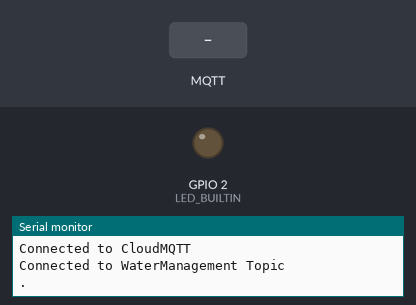
Bench run of a sketch on a simulated ESP8266 (NodeMCU). Shown: output pins drawn as LEDs (lit = HIGH, except the on-board LED, lit = LOW), the last lines printed to the serial monitor. The inputs (shaded band) are chosen by the test bench. WiFi joins after 1.5 s; servers stay silent unless stated; random numbers use the default seed unless the sketch sets one; no MQTT or app messages arrive unless stated.

Above: at 4.2 s.
4.3 s: MQTT message "on" arrives on the first subscribed topic
At 5.8 s:
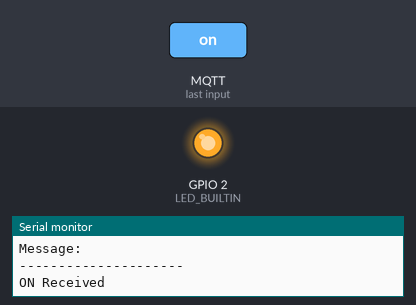
6.5 s: MQTT message "off" arrives on the first subscribed topic
At 7.1 s:
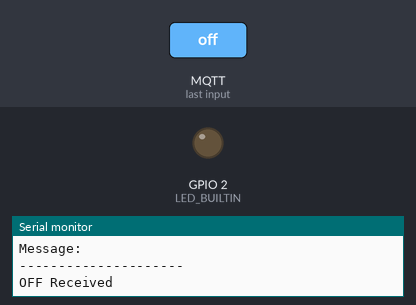
Timing chart, 0 to 9.5 s (numbered marks = the images above; inputs shaded):
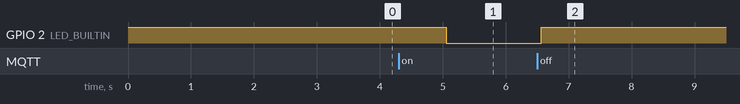

Measured:
- after the input at 4.3 s, GPIO 2 (LED_BUILTIN): HIGH → LOW after 0.76 s
- after the input at 6.5 s, GPIO 2 (LED_BUILTIN): LOW → HIGH after 0.06 s

The sketch:

nodeMCU_Publish_Subscribe_CloudMQTT.ino
```cpp
/**
 * Waterbowl Sensor
 */

 #include <ESP8266WiFi.h>
 #include <PubSubClient.h>
 using namespace std;

 // WiFi credentials.
const char* WIFI_SSID = "*****";
const char* WIFI_PASS = "*****";
const char* device_id = "water1";


// MQTT credentials
const char* mqtt_server = "m15.cloudmqtt.com";
const int mqtt_port = 15400;
const char* mqtt_user = "bhjdgsiu";
const char* mqtt_password = "rPoyUPthnjdI";

//Topic in cloudMQTT
#define in_topic "WaterManagement/LevelData"
#define out_topic "WaterManagement/Control"

int digitalPin;
//espMQTT client import
WiFiClient espClient;
PubSubClient client(espClient);
String m;

//code to be run when mqtt subscriber receives something
void callback(char* topic, byte* payload, unsigned int length){
  Serial.print("Message arrived in topic: ");
  Serial.print(topic);
  Serial.println();
  Serial.print("Message: ");

  for(int i=0; i<length; i++){
    m+=(char)payload[i];
    //Serial.println(m[i]);
    //Serial.print((char)payload[i]);

    }
    Serial.println();
    Serial.println("---------------------");
    if(m=="on")
    {
      digitalWrite(LED_BUILTIN,LOW);
      Serial.println("ON Received");
    }
    if(m=="off")
    {
      digitalWrite(LED_BUILTIN,HIGH);
      Serial.println("OFF Received");
    }
    m="";

  }

void connect() {

  // Connect to Wifi.
  Serial.println();
  Serial.println();
  Serial.println("Connecting to ");
  Serial.println(WIFI_SSID);

   // WiFi fix: https://github.com/esp8266/Arduino/issues/2186
  WiFi.persistent(false);
  WiFi.mode(WIFI_OFF);
  WiFi.mode(WIFI_STA);
  WiFi.begin(WIFI_SSID, WIFI_PASS);

  while (WiFi.status() != WL_CONNECTED) {
    delay(500);
    Serial.print(".");
  }

  Serial.println("");
  Serial.println("WiFi connected");
  Serial.println("IP address: ");
  Serial.print(WiFi.localIP());


  // Connect to MQTT.
  client.setServer(mqtt_server, mqtt_port);
  client.setCallback(callback);

  Serial.println();
  Serial.println("Connecting to CloudMQTT...");

  while(!client.connected()) {
    delay(500);

    if(client.connect(device_id, mqtt_user, mqtt_password)){
      Serial.println("Connected to CloudMQTT");
      Serial.println();
      Serial.println("Connected to WaterManagement Topic");
      }
      else{
        Serial.println("failed with state ");
        Serial.println(client.state());
        }

      Serial.print(".");
  }

}


void setup() {
  Serial.begin(115200);
  pinMode(LED_BUILTIN, OUTPUT);
  digitalWrite(LED_BUILTIN,HIGH);
  Serial.println("Water Level");
  Serial.println("--------------------------------------");
  delay(1000);
  connect();

}

void loop() {

  bool toReconnect = false;
  //If I lose connection reconnect
  if(WiFi.status() != WL_CONNECTED) {
    Serial.println("Disconnected from WiFi");
    toReconnect = true;
  }

  if(!client.connected()) {
    Serial.println("Disconnected from CloutMQTT");
    toReconnect = true;
  }

  if(toReconnect) {
    connect();
  }
  delay(500);
  client.loop();
  int lev = random(1,100);
  String l= String(lev);
  client.publish(in_topic,l.c_str());
  client.subscribe(out_topic);


  delay(1000);
}
```
